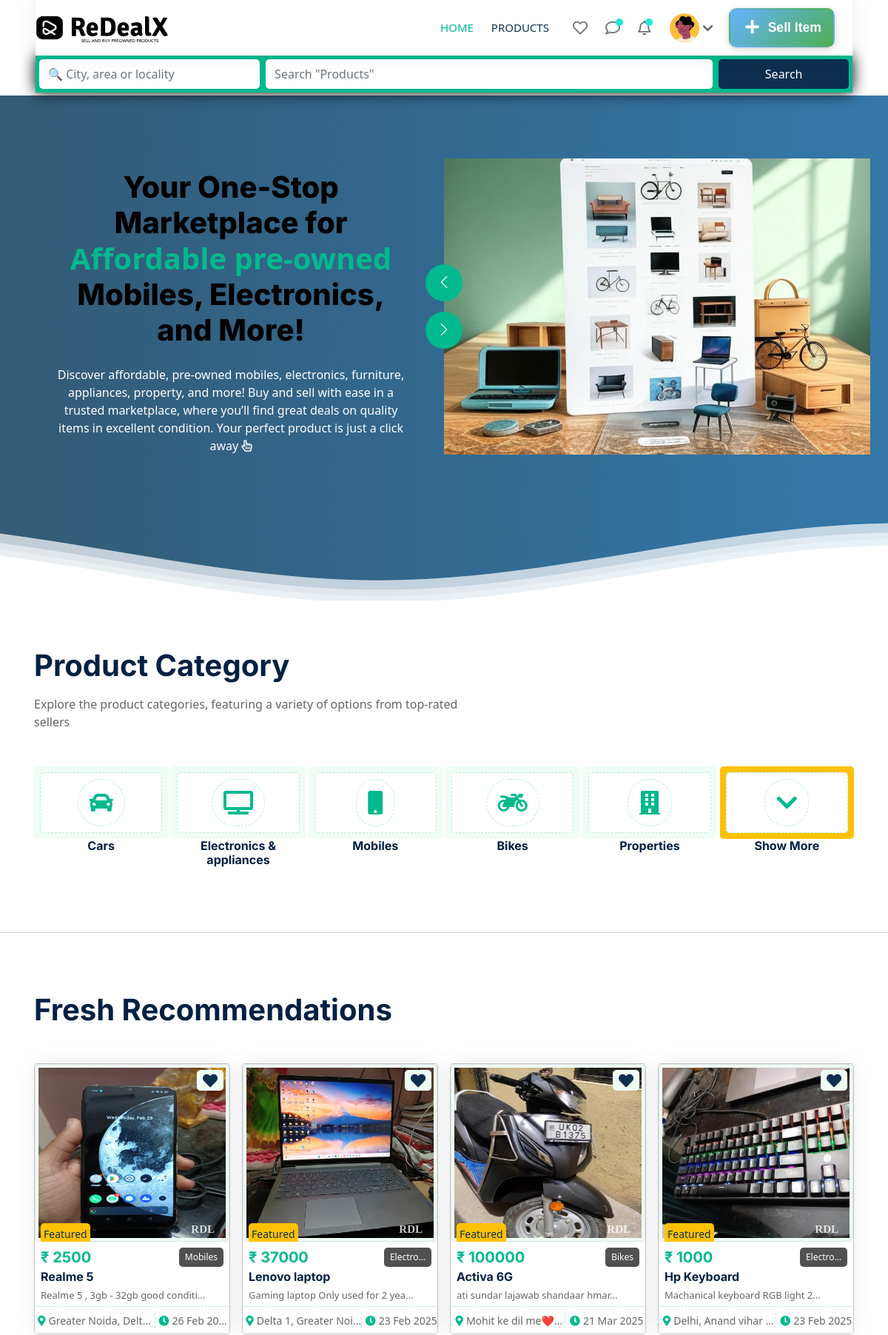
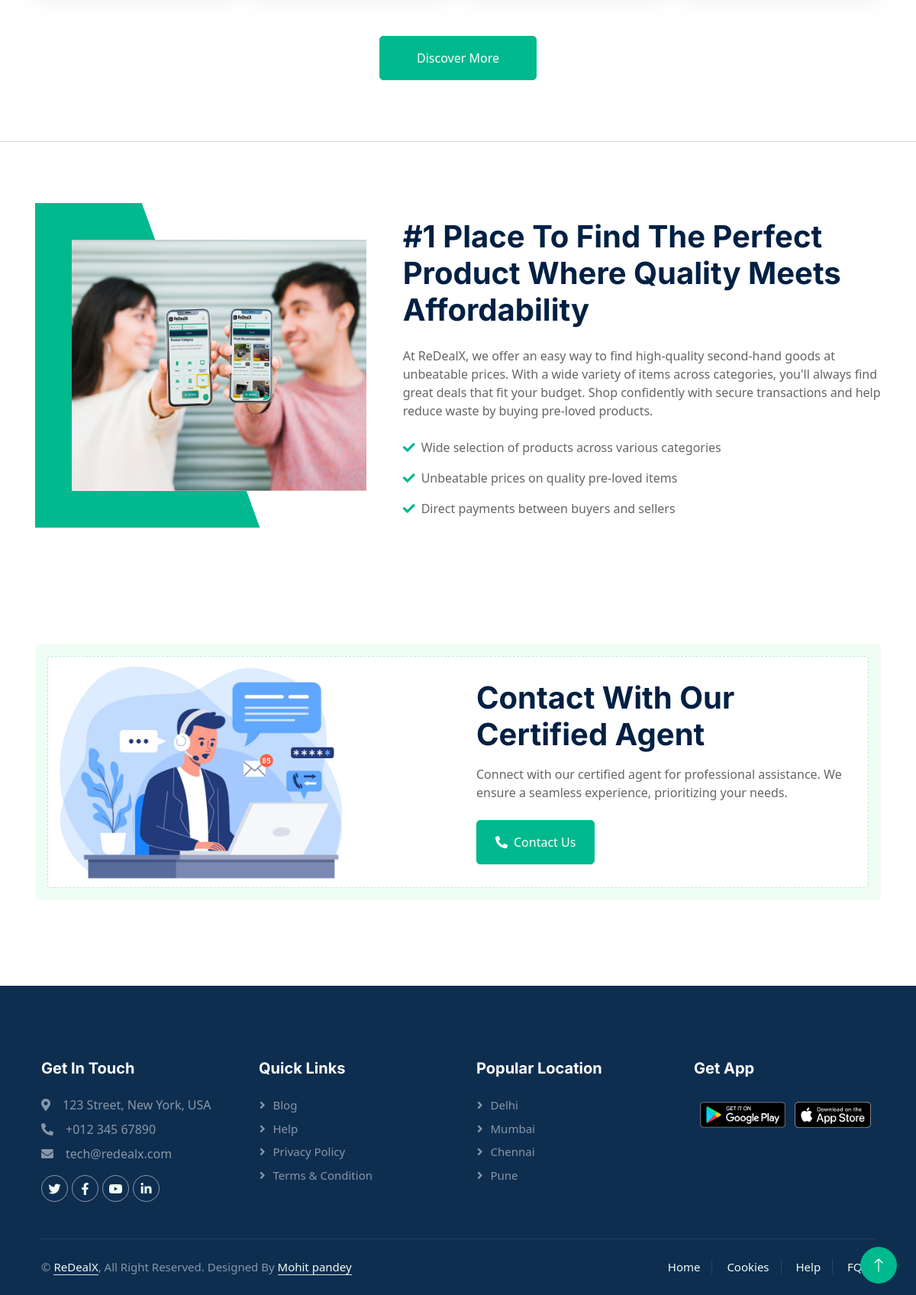
The app's page / (signed in) with its own data (2 pictures, top to bottom).
### home/models.py (models this page shows, shortened)
class Category(models.Model):
    name = models.CharField(max_length=100, unique=True)
    description = models.TextField(blank=True, null=True)
    created_at = models.DateTimeField(auto_now_add=True)
    updated_at = models.DateTimeField(auto_now=True)
    catagory_icon_FS = models.CharField(max_length=100, blank=True, null=True, default='')
    def __str__(self):
        return self.name

class Product(models.Model):
    brand = models.CharField(max_length=200, default='', blank=True)
    title = models.CharField(max_length=200)
    description = models.TextField()
    price = models.IntegerField()
    location = models.TextField(default='', blank=True)
    created_at = models.DateTimeField(auto_now_add=True)
    updated_at = models.DateTimeField(auto_now=True)
    seller = models.ForeignKey(CustomUser, on_delete=models.CASCADE, related_name='products')  # Added related_name
    category = models.ForeignKey(Category, related_name='products', on_delete=models.SET_NULL, null=True, blank=True)
    slug = models.SlugField(unique=True, blank=True)
    condition_choices = [
        ('new', 'New'),
        ('used', 'Used'),
    ]
    condition = models.CharField(max_length=20, choices=condition_choices, default='used')
    views = models.IntegerField(default=0, null=True, blank=True)
    likes = models.IntegerField(default=0, null=True, blank=True)

class ProductImages(models.Model):
    product = models.ForeignKey(Product, on_delete=models.CASCADE, related_name='images')  # Added related_name
    image1 = models.ImageField(upload_to=user_directory_path, blank=True, null=True)
    image2 = models.ImageField(upload_to=user_directory_path, blank=True, null=True)
    image3 = models.ImageField(upload_to=user_directory_path, blank=True, null=True)
    image4 = models.ImageField(upload_to=user_directory_path, blank=True, null=True)
    user = models.ForeignKey(CustomUser, on_delete=models.CASCADE, related_name='uploaded_images')  # Added related_name

### home/views.py (the view)
# urls.py: path('', views.index, name="home"),
def index(request):
    if 'address' in request.GET or 'prod' in request.GET:
        search_results = search_products(request)
        if search_results.exists():
            return render(request, "allProducts.html", {'products': search_results})
        else:
            return render(request, "allProducts.html")
    products = Product.objects.order_by('?').prefetch_related('images')[:16]
    categories = Category.objects.order_by('?')[:5]
    auth_response = handle_user_auth(request)
    if auth_response:
        return auth_response
    user_wishlist = []
    notifications = ''
    if request.user.is_authenticated:
        user_wishlist = WishlistItem.objects.filter(user=request.user).values_list('product_id', flat=True)
        notifications = Notification.objects.filter(user=request.user, is_read=False).order_by('-created_at')
    context = {
        'products': products,
        'categories': categories,
        'user_wishlist': list(user_wishlist),
        'notifications': notifications
    }
    return render(request, 'index.html', context)

### home/templatetags/custom_filters.py (called while the page is built)
@register.filter
def custom_timesince(value):
    if not value:
        return ""
    time_difference = now() - value
    if time_difference < timedelta(hours=1):
        minutes = time_difference.seconds // 60
        return f"{minutes} min ago"
    elif time_difference < timedelta(days=1):
        hours = time_difference.seconds // 3600
        return f"{hours} hr ago"
    elif time_difference < timedelta(days=30):
        days = time_difference.days
        return f"{days} days ago"
    elif time_difference < timedelta(days=365):
        months = time_difference.days // 30
        return f"{months} month{'s' if months > 1 else ''} ago"
    else:
        years = time_difference.days // 365
        return f"{years} year{'s' if years > 1 else ''} ago"

### home/templates/index.html (shortened to what this page needs)
{% extends 'base.html' %}
{% load static %}
{% block body %}
  {% include 'navbar.html' %}
  <div class="container-fluid d-lg-block header mt-1 bg-white p-">
    <div class="row g-0 align-items-center flex-column-reverse flex-md-row">
      <div class="col-md-6 p-2 p-lg-5 mt-lg-5">
        <h1 style="color: black;" class="display-6 animated fadeIn mb-4">Your One-Stop Marketplace for <span class="text-primary">Affordable pre-owned</span> Mobiles, Electronics, and More!</h1>
        <p class="animated fadeIn mb-4 pb-2">
          Discover affordable, pre-owned mobiles, electronics, furniture, appliances, property, and more! Buy and sell with ease in a trusted marketplace, where you’ll find great deals on quality items in excellent condition. Your perfect product is just a click away <i class="far fa-hand-pointer"></i>
        </p>
      </div>
      <div class="col-md-6 animated fadeIn">
        <div class="owl-carousel header-carousel">
          <div class="owl-carousel-item">
            <img class="img-fluid" src="{% static 'img/hero9.jpg' %}" alt="" />
          </div>
        </div>
      </div>
    </div>
  </div>
  <div class="header">
    <div>
    </div>
  </div>
  <div class="container-xxl py-5">
    <div class="container p-3">
      <div class="text-start mb-5 wow fadeInUp" data-wow-delay="0.1s" style="max-width: 600px;">
        <h1 class="mb-3">Product Category</h1>
        <p>Explore the product categories, featuring a variety of options from top-rated sellers</p>
      </div>
      <div class="catname row g-1">
        {% if categories %}
          {% for category in categories %}
            <div class="col-lg-2 col-4 col-sm-2 col-md-2 wow fadeInUp" data-wow-delay="0.1s">
              <a class="cat-item d-block bg-light text-center rounded p-2" href="{% url 'categoryproduct' category.name %}">
                <div class="rounded p-2">
                  <div class="icon">{{ category.catagory_icon_FS|safe }}</div>
                </div>
              </a>
              <h6 class="text-center">{{ category.name }}</h6>
            </div>
          {% endfor %}
        {% endif %}
        <div class="col-lg-2 col-4 col-sm-2 col-md-2 wow fadeInUp" data-wow-delay="0.3s">
          <a class="cat-item d-block bg-warning text-center rounded p-2">
            <div class="rounded p-2">
              <div class="icon">
                <i class="fas fa-chevron-down fa-2x"></i>
              </div>
            </div>
          </a>
          <h6 class="text-center">Show More</h6>
        </div>
      </div>
    </div>
  </div>
  <hr />
  <div class="container-xxl py-5">
    <div class="container p-3">
      <div class="row g-0 gx-0 align-items-end">
        <div class="col-lg-6">
          <div class="text-start mx-auto mb-1 mb-lg-5 wow slideInLeft" data-wow-delay="0.1s">
            <h1 class="mb-3">Fresh Recommendations</h1>
          </div>
        </div>
      </div>
      <div class="tab-content">
        <div id="tab-1" class="tab-pane fade show p-0 active">
          <div class="row g-3">
            {% if products %}
              {% for product in products %}
                <div class="col-lg-3 col-6 col-sm-4 col-md-4 wow fadeInUp" data-wow-delay="0.1s">
                  <div class="property-item rounded overflow-hidden" Style="border:1px solid #80808075">
                    <div class="position-relative overflow-hidden">
                      <p style="position: absolute; bottom: -10px;right: 20px;font-size: 15px;font-weight: 900;color: white;font-family: cursive;  filter: opacity(0.8);">RDL</p>
                      <a href="{% url 'viewproduct' product.slug %}"><img class="img-thumbnail prodimg" src="{{ product.images.first.image1.url }}" alt="Product Image" onerror="src='{% static "img/onerrorimage.webp" %}'" /></a>
                      {% if user.is_authenticated %}
                      {% if product.id in user_wishlist %}
                      <div class="bg-light rounded text-dark position-absolute end-0 top-0 m-2 pt-1 px-2 wishlist-btn" data-product-id="{{ product.id }}" style="cursor: pointer;">
                        <i class="fs-5 fas fa-heart text-danger"></i>
                      </div>
                      {% else %}
                      <div class="bg-light rounded text-dark position-absolute end-0 top-0 m-2 pt-1 px-2 wishlist-btn" data-product-id="{{ product.id }}" style="cursor: pointer;">
                        <i class="fs-5 fas fa-heart"></i>
                      </div>
                      {% endif %}
                      {% endif %}
                      <div class="bg-warning rounded-top text-dark position-absolute start-0 small bottom-0 mx-2 pt-1 px-1">Featured</div>
                    </div>
                    <a href="{% url 'viewproduct' product.slug %}">
                      <div class="p-2 pb-0">
                        <div style="display: flex;justify-content: space-between; align-items: center;">
                          <h5 class="priceelemnt text-primary mb-1">₹ {{ product.price }}</h5>
                          <p class="categoryp px-2 py-1 rounded mb-1">{{ product.category|truncatechars:8 }}</p>
                        </div>
                        <a class="titleitem d-block h6 mb-1" href="{% url 'viewproduct' product.slug %}">{{ product.title|slice:':30' }}</a>
                        <p class="descitem">{{ product.description|slice:':35' }}...</p>
                      </div>
                    </a>
                    <div class="d-flex border-top py-2">
                      <small class="flex-fill text-center border-end"><i class="fa fa-map-marker-alt text-primary mx-1"></i>{{ product.location|slice:':20' }}...</small>
                      <small class="flex-fill text-center"><i class="fa fa-clock text-primary mx-1"></i>{{ product.created_at|date:'d M Y' }}</small>
                    </div>
                  </div>
                </div>
              {% endfor %}
            {% endif %}
            <div class="col-12 mt-5 text-center wow fadeInUp" data-wow-delay="0.1s">
              <a class="btn btn-primary py-3 px-5" href="{% url 'allprod' %}">Discover More</a>
            </div>
          </div>
        </div>
      </div>
    </div>
  </div>
  <hr />
  <div class="container-xxl py-5">
    <div class="container p-3">
      <div class="row g-lg-5 align-items-center">
        <div class="col-lg-5 pb-4 wow fadeIn" data-wow-delay="0.1s">
          <div class="about-img position-relative overflow-hidden p-5 pe-0">
            <img class="img-fluid w-100" src="{% static 'img/about1.png' %}" />
          </div>
        </div>
        <div class="col-lg-7 wow fadeIn" data-wow-delay="0.5s">
          <h1 class="mb-4">#1 Place To Find The Perfect Product Where Quality Meets Affordability</h1>
          <p class="mb-4">At ReDealX, we offer an easy way to find high-quality second-hand goods at unbeatable prices. With a wide variety of items across categories, you'll always find great deals that fit your budget. Shop confidently with secure transactions and help reduce waste by buying pre-loved products.</p>
          <p>
            <i class="fa fa-check text-primary me-2"></i>Wide selection of products across various categories
          </p>
          <p>
            <i class="fa fa-check text-primary me-2"></i>Unbeatable prices on quality pre-loved items
          </p>
          <p>
            <i class="fa fa-check text-primary me-2"></i>Direct payments between buyers and sellers
          </p>
        </div>
      </div>
    </div>
  </div>
  <div class="container-xxl py-5">
    <div class="container p-3">
      <div class="bg-light rounded p-3">
        <div class="bg-white rounded p-2" style="border: 1px dashed rgba(0, 185, 142, .3)">
          <div class="row g-5 align-items-center">
            <div class="col-lg-6 wow fadeIn" data-wow-delay="0.1s">
              <img class="img-fluid rounded w-75" src="{% static 'img/contactus.png' %}" alt="" />
            </div>
            <div class="col-lg-6 wow fadeIn" data-wow-delay="0.5s">
              <div class="mb-4">
                <h1 class="mb-3">Contact With Our Certified Agent</h1>
                <p>Connect with our certified agent for professional assistance. We ensure a seamless experience, prioritizing your needs.</p>
              </div>
              <a href="" class="btn btn-primary py-3 px-4 me-2"><i class="fa fa-phone-alt me-2"></i>Contact Us</a>
            </div>
          </div>
        </div>
      </div>
    </div>
  </div>
{% endblock %}

### static/Css/index.css (style rules this page uses)
:root { --primary: #00B98E; --secondary: #FF6922; --light: #EFFDF5; --dark: #0E2E50; }
* { font-family: system-ui, -apple-system, BlinkMacSystemFont, 'Segoe UI', Roboto, Oxygen, Ubuntu, Cantarell, 'Open Sans', 'Helvetica Neue', sans-serif; }
.btn { transition: .5s; }
.btn.btn-primary, .btn.btn-secondary { color: #FFFFFF; }
@media (min-width: 992px) { .header { margin-top: -120px; } }
.owl-carousel { width: 100%; height: 100%; position: relative; }
.owl-carousel-item { width: 100%; height: 400px; position: relative; overflow: hidden; }
.owl-carousel-item img { width: 100%; height: 100%; object-fit: cover; object-position: center; position: absolute; top: 0; left: 0; }
:root { --gradient-percent: 0%; }
.header { position: relative; margin-top: 0px; padding-top: 4px; text-align: center; background: linear-gradient(90deg, rgba(0, 49, 84, .8) var(--gradient-percent), rgb(51, 120, 169) 100%); color: white; }
.waves { position: relative; width: 100%; height: 15vh; margin-bottom: -7px; min-height: 100px; max-height: 150px; }
.icon { padding: 15px; display: inline-flex; align-items: center; justify-content: center; background: #FFFFFF; border-radius: 50px; border: 1px dashed var(--primary); }
.about-img img { position: relative; z-index: 2; }
.about-img::before { position: absolute; content: ""; top: 0; left: -50%; width: 100%; height: 100%; background: var(--primary); transform: skew(20deg); z-index: 1; }
.cat-item div { background: #FFFFFF; border: 1px dashed rgba(0, 185, 142, .3); transition: .5s; }
.cat-item div * { transition: .5s; }
.property-item { box-shadow: 0 0 30px rgba(0, 0, 0, .08); }
.property-item img { transition: .5s; }
.property-item .border-top { border-top: 1px dashed rgba(0, 185, 142, .3) !important; }
.property-item .border-end { border-right: 1px dashed rgba(0, 185, 142, .3) !important; }
small { height: 20px; white-space: nowrap; overflow: hidden; text-overflow: ellipsis; }
.prodimg { height: 30vh; width: 100%; }
.categoryp { font-size: 12px; background-color: #505050; color: white; white-space: nowrap; overflow: hidden; text-overflow: ellipsis; }
.descitem { font-size: 13px; white-space: nowrap; overflow: hidden; text-overflow: ellipsis; margin: 5px 0px; }

### records on screen
Category: name "Cars"
Category: name "Electronics & appliances"
Category: name "Mobiles"
Category: name "Bikes"
Category: name "Properties"
Product: images.first.image1 (picture), price "2500", category "Mobiles", title "Realme 5", description "Realme 5 , 3gb - 32gb good conditi", location "Greater Noida, Delt…", created_at "26 Feb 2025"
Product: images.first.image1 (picture), price "37000", category "Electro…", title "Lenovo laptop", description "Gaming laptop Only used for 2 yea", location "Delta 1, Greater Noi", created_at "23 Feb 2025"
Product: images.first.image1 (picture), price "100000", category "Bikes", title "Activa 6G", description "ati sundar lajawab shandaar hmar", location "Mohit ke dil me❤️", created_at "21 Mar 2025"
Product: images.first.image1 (picture), price "1000", category "Electro…", title "Hp Keyboard", description "Machanical keyboard RGB light 2", location "Delhi, Anand vihar", created_at "23 Feb 2025"
